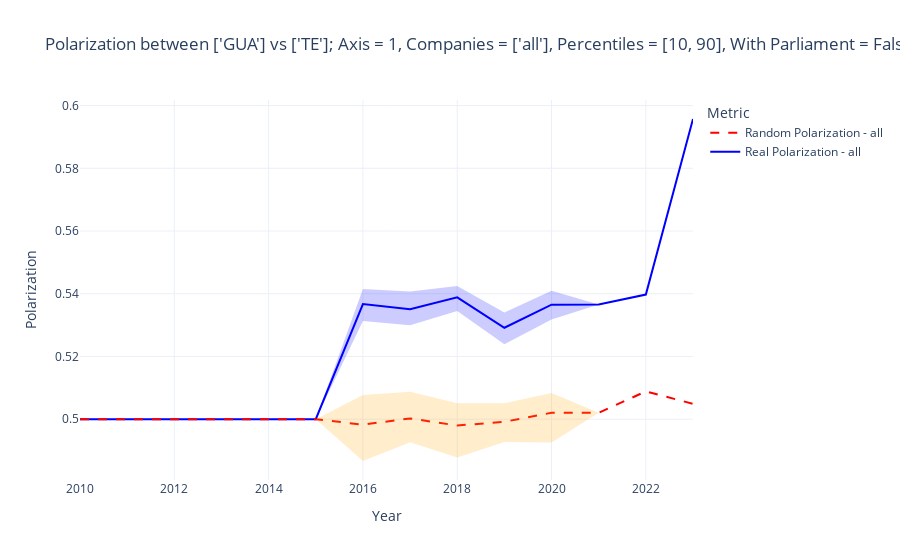

Here is the notebook cell this chart was saved with:
### Markdown cell above
### Plots

### Code cell
choose_pol(left_side=left, right_side=right, curves_by_company=curves_by_company, axis=axis, percentiles=percentiles, print_random_pol=print_random_pol, with_parliament=with_parliament)

### Figure 1 — Plotly figure (JSON) as saved in the notebook; plotly's stock layout.template omitted (floating-point values rounded to 4 significant figures)
{"data": [{"line": {"color": "blue"}, "mode": "lines", "name": "Real Polarization - all", "type": "scatter", "x": [2010, 2011, 2012, 2013, 2014, 2015, 2016, 2017, 2018, 2019, 2020, 2021, 2022, 2023], "y": [0.5, 0.5, 0.5, 0.5, 0.5, 0.5, 0.5367, 0.535, 0.5389, 0.5292, 0.5365, 0.5366, 0.5397, 0.5957]}, {"line": {"width": 0}, "mode": "lines", "name": "Upper CI Real", "showlegend": false, "type": "scatter", "x": [2010, 2011, 2012, 2013, 2014, 2015, 2016, 2017, 2018, 2019, 2020, 2021, 2022, 2023], "y": [0.5, 0.5, 0.5, 0.5, 0.5, 0.5, 0.5415, 0.5407, 0.5425, 0.534, 0.541, 0.5366, 0.5397, 0.5957]}, {"fill": "tonexty", "fillcolor": "rgba(0, 0, 255, 0.2)", "line": {"width": 0}, "mode": "lines", "name": "CI Real", "showlegend": false, "type": "scatter", "x": [2010, 2011, 2012, 2013, 2014, 2015, 2016, 2017, 2018, 2019, 2020, 2021, 2022, 2023], "y": [0.5, 0.5, 0.5, 0.5, 0.5, 0.5, 0.5313, 0.5299, 0.5345, 0.5239, 0.5318, 0.5366, 0.5397, 0.5957]}, {"line": {"color": "red", "dash": "dash"}, "mode": "lines", "name": "Random Polarization - all", "type": "scatter", "x": [2010, 2011, 2012, 2013, 2014, 2015, 2016, 2017, 2018, 2019, 2020, 2021, 2022, 2023], "y": [0.5, 0.5, 0.5, 0.5, 0.5, 0.5, 0.4983, 0.5003, 0.498, 0.4992, 0.502, 0.502, 0.5089, 0.5049]}, {"line": {"width": 0}, "mode": "lines", "name": "Upper CI Random", "showlegend": false, "type": "scatter", "x": [2010, 2011, 2012, 2013, 2014, 2015, 2016, 2017, 2018, 2019, 2020, 2021, 2022, 2023], "y": [0.5, 0.5, 0.5, 0.5, 0.5, 0.5, 0.5077, 0.5088, 0.5051, 0.5051, 0.5083, 0.502, 0.5089, 0.5049]}, {"fill": "tonexty", "fillcolor": "rgba(255, 165, 0, 0.2)", "line": {"width": 0}, "mode": "lines", "name": "CI Random", "showlegend": false, "type": "scatter", "x": [2010, 2011, 2012, 2013, 2014, 2015, 2016, 2017, 2018, 2019, 2020, 2021, 2022, 2023], "y": [0.5, 0.5, 0.5, 0.5, 0.5, 0.5, 0.4867, 0.4927, 0.4878, 0.4927, 0.4925, 0.502, 0.5089, 0.5049]}], "layout": {"legend": {"title": {"text": "Metric"}}, "title": {"text": "Polarization between ['GUA'] vs ['TE']; Axis = 1, Companies = ['all'], Percentiles = [10, 90], With Parliament = False"}, "xaxis": {"title": {"text": "Year"}}, "yaxis": {"title": {"text": "Polarization"}}}}
